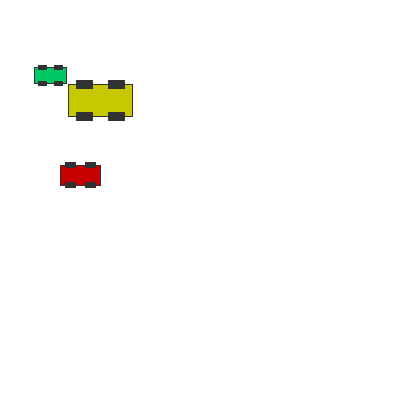
Frame 1 (no input)
Frame 60 (the mouse pressed at the canvas centre just before this capture): identical to frame 1, image omitted
Frame 120 (the mouse held since frame 60 and released just before this capture): identical to frame 1, image omitted

The Processing sketch that drew this single still picture (run headless with seeded random() and noise(); from frame 60 on, the mouse is pressed at the canvas centre):

// Processing sketch: Lecture_2
// ── Lecture_2.pde



void setup(){
  size(400, 400);
  smooth();
  frameRate(60);
}

void draw()
{
  
  //colorBoxes();
  //buttonSimulation();
  //bouncingBall();
  drawCars();
}

// ── BouncingBall.pde
int q = 0;
int speed = 1;

void bouncingBall() {
background(255);
q = q + speed; // the object will change at each refreshment
if (q > height || q < 0) {
speed = -speed; // reverse the direction
}
stroke(0);
fill(175);
ellipse(100, q, 32, 32);
} 

// ── ColorBoxes.pde
void colorBoxes()
{
      if (mouseX < width/3) {
        background(255); // clear the previous drawing
        fill(255, 0, 0); // red colour
        rect(0, 0, width/3, height);
      }
      else if (mouseX < 2*width/3) {
        background(255); // clear the previous drawing
        fill(0, 255, 0); // green colour
        rect(width/3, 0, width/3, height);
      }
      else
      {
        background(255); // clear the previous drawing
        fill(0, 0, 255); //blue colour
        rect(2*width/3, 0, width/3, height);
      }
}

// ── buttonSimulation.pde
boolean button = false;
int x = 100;
int y = 100;
int w = 100;
int h = 75;

void buttonSimulation(){
  if (button) 
  {
    background(255); // white background
    stroke(0); // black outline
  }
  else
  {
    background(0);
    stroke(255);
  }
    fill(175);
    rect(x, y, w, h); // draw the button
}
  
  
  
void mousePressed() 
{
  if (mouseX > x && mouseX < x+w && mouseY >
  y && mouseY < y+h) 
  {
    button = !button;
  }
}

// ── movingCars.pde

void drawCar(int x, int y, int thesize, color c)
{
  // used for draw the wheels
  int offset = thesize/4;
  // draw main car body
  rectMode(CENTER);
  stroke(50);
  fill(c);
  rect(x, y, thesize, thesize/2);
  // draw 4 wheels relative to centre
  fill(50);
  rect(x-offset, y-offset, offset, offset/2);
  rect(x+offset, y-offset, offset, offset/2);
  rect(x-offset, y+offset, offset, offset/2);
  rect(x+offset, y+offset, offset, offset/2);
}

int pos1X = 50;
int pos2X = 0;
int pos3X = 0;
int speed1 = 3;
int speed2 = 3;
int speed3 = 3;

void moveCar()
{
   pos1X = pos1X + speed; // the object will change at each refreshment
  if (pos1X > height || pos1X < 0) {
  speed1 = -speed1; // reverse the direction
  }

}


void drawCars()
{
  background(255);
  moveCar();
  drawCar(x, 100, 64, color(200, 200, 0));
  drawCar(50, 75, 32, color(0, 200, 100));
  drawCar(80, 175, 40, color(200, 0, 0));

}
